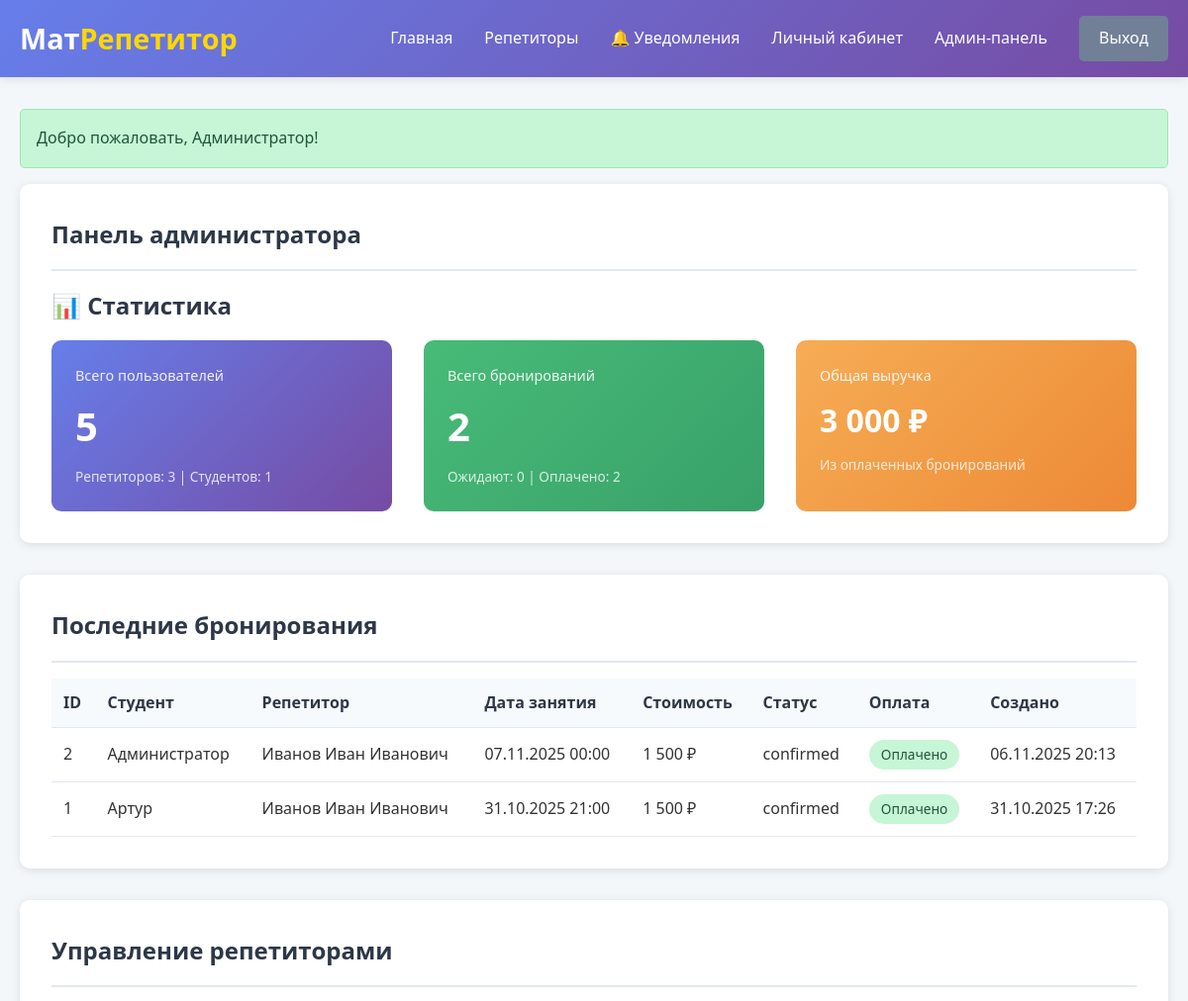
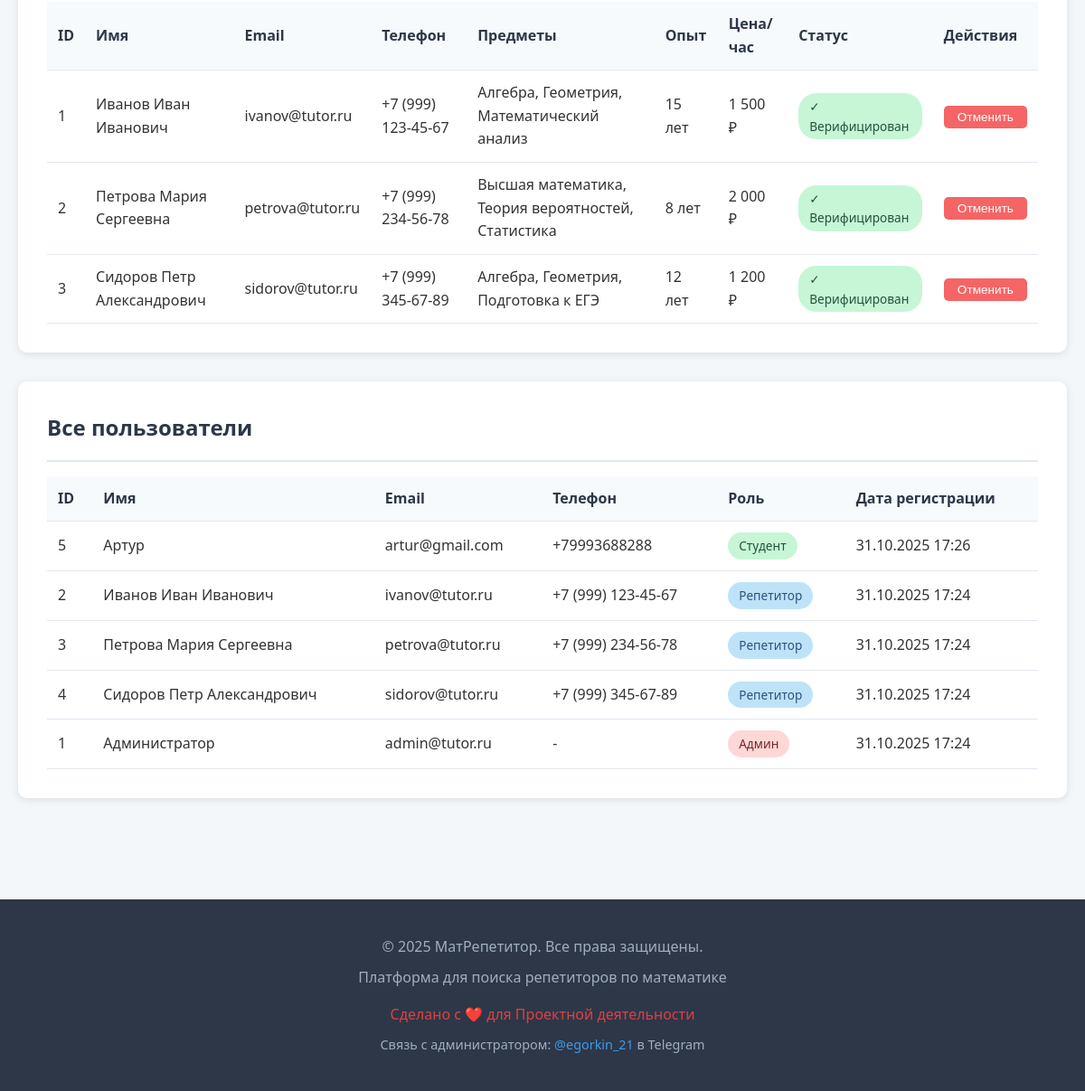
The page /admin (signed in) on the database its author committed (2 pictures, top to bottom).
### tables this page shows
CREATE TABLE tutors (
                id INTEGER PRIMARY KEY AUTOINCREMENT,
                user_id INTEGER NOT NULL,
                description TEXT,
                experience INTEGER DEFAULT 0, -- опыт в годах
                price_per_hour INTEGER DEFAULT 0, -- цена за час
                subjects TEXT, -- предметы через запятую
                rating REAL DEFAULT 5.0,
                photo TEXT,
                verified INTEGER DEFAULT 0, -- верификация админом (0 - не верифицирован, 1 - верифицирован)
                FOREIGN KEY (user_id) REFERENCES users(id)
            );

CREATE TABLE bookings (
                id INTEGER PRIMARY KEY AUTOINCREMENT,
                student_id INTEGER NOT NULL,
                tutor_id INTEGER NOT NULL,
                lesson_date DATETIME NOT NULL,
                duration INTEGER DEFAULT 60, -- длительность в минутах
                status TEXT DEFAULT 'pending', -- pending, confirmed, cancelled, completed
                price INTEGER NOT NULL,
                payment_status TEXT DEFAULT 'unpaid', -- unpaid, paid
                payment_id TEXT, -- ID платежа в ЮКассе
                created_at DATETIME DEFAULT CURRENT_TIMESTAMP,
                FOREIGN KEY (student_id) REFERENCES users(id),
                FOREIGN KEY (tutor_id) REFERENCES tutors(id)
            );

CREATE TABLE users (
                id INTEGER PRIMARY KEY AUTOINCREMENT,
                email TEXT UNIQUE NOT NULL,
                password TEXT NOT NULL,
                name TEXT NOT NULL,
                phone TEXT,
                role TEXT DEFAULT 'student', -- student, tutor, admin
                created_at DATETIME DEFAULT CURRENT_TIMESTAMP
            );

### includes/functions.php (called while the page is built, shortened)
<?php
function isLoggedIn() {
    return isset($_SESSION['user_id']);
}
function getCurrentUserId() {
    return $_SESSION['user_id'] ?? null;
}
function getCurrentUser() {
    global $conn;
    $stmt = $conn->prepare("SELECT * FROM users WHERE id = ?");
    $stmt->execute([getCurrentUserId()]);
    return $stmt->fetch(PDO::FETCH_ASSOC);
}
function isAdmin() {
    $user = getCurrentUser();
    return $user && $user['role'] === 'admin';
}
function e($string) {
    return htmlspecialchars($string, ENT_QUOTES, 'UTF-8');
}
function formatPrice($price) {
    return number_format($price, 0, ',', ' ') . ' ₽';
}
function formatDate($date) {
    return date('d.m.Y H:i', strtotime($date));
}

### pages/admin.php (the view, shortened to what this page needs)
<?php
if (!isAdmin()) {
    setFlash('error', 'Доступ запрещен');
    redirect('/');
}
$stats = [];
$stmt = $conn->query("SELECT COUNT(*) FROM users");
$stats['users_total'] = $stmt->fetchColumn();
$stmt = $conn->query("SELECT COUNT(*) FROM users WHERE role = 'tutor'");
$stats['tutors_count'] = $stmt->fetchColumn();
$stmt = $conn->query("SELECT COUNT(*) FROM users WHERE role = 'student'");
$stats['students_count'] = $stmt->fetchColumn();
$stmt = $conn->query("SELECT COUNT(*) FROM bookings");
$stats['bookings_total'] = $stmt->fetchColumn();
$stmt = $conn->query("SELECT COUNT(*) FROM bookings WHERE status = 'pending'");
$stats['bookings_pending'] = $stmt->fetchColumn();
$stmt = $conn->query("SELECT COUNT(*) FROM bookings WHERE payment_status = 'paid'");
$stats['bookings_paid'] = $stmt->fetchColumn();
$stmt = $conn->query("SELECT SUM(price) FROM bookings WHERE payment_status = 'paid'");
$stats['total_revenue'] = $stmt->fetchColumn() ?? 0;
$stmt = $conn->query("
    SELECT b.*,
           u1.name as student_name,
           u2.name as tutor_name
    FROM bookings b
    JOIN users u1 ON b.student_id = u1.id
    JOIN tutors t ON b.tutor_id = t.id
    JOIN users u2 ON t.user_id = u2.id
    ORDER BY b.created_at DESC
    LIMIT 10
");
$recentBookings = $stmt->fetchAll(PDO::FETCH_ASSOC);
$stmt = $conn->query("SELECT * FROM users ORDER BY created_at DESC");
$users = $stmt->fetchAll(PDO::FETCH_ASSOC);
$stmt = $conn->query("
    SELECT t.*, u.name, u.email, u.phone, u.created_at
    FROM tutors t
    JOIN users u ON t.user_id = u.id
    ORDER BY t.verified ASC, u.created_at DESC
");
$tutors = $stmt->fetchAll(PDO::FETCH_ASSOC);
include 'templates/header.php';
?>
<div class="card">
    <div class="card-header">
        <h1 class="card-title">Панель администратора</h1>
    </div>
    <h2 style="margin-bottom: 1rem; color: #2d3748;">📊 Статистика</h2>
    <div class="grid">
        <div style="
            padding: 1.5rem;
            background: linear-gradient(135deg, #667eea 0%, #764ba2 100%);
            color: white;
            border-radius: 10px;
        ">
            <div style="font-size: 0.9rem; opacity: 0.9; margin-bottom: 0.5rem;">
                Всего пользователей
            </div>
            <div style="font-size: 2.5rem; font-weight: bold;">
                <?= $stats['users_total'] ?>
            </div>
            <div style="font-size: 0.85rem; margin-top: 0.5rem; opacity: 0.8;">
                Репетиторов: <?= $stats['tutors_count'] ?> | Студентов: <?= $stats['students_count'] ?>
            </div>
        </div>
        <div style="
            padding: 1.5rem;
            background: linear-gradient(135deg, #48bb78 0%, #38a169 100%);
            color: white;
            border-radius: 10px;
        ">
            <div style="font-size: 0.9rem; opacity: 0.9; margin-bottom: 0.5rem;">
                Всего бронирований
            </div>
            <div style="font-size: 2.5rem; font-weight: bold;">
                <?= $stats['bookings_total'] ?>
            </div>
            <div style="font-size: 0.85rem; margin-top: 0.5rem; opacity: 0.8;">
                Ожидают: <?= $stats['bookings_pending'] ?> | Оплачено: <?= $stats['bookings_paid'] ?>
            </div>
        </div>
        <div style="
            padding: 1.5rem;
            background: linear-gradient(135deg, #f6ad55 0%, #ed8936 100%);
            color: white;
            border-radius: 10px;
        ">
            <div style="font-size: 0.9rem; opacity: 0.9; margin-bottom: 0.5rem;">
                Общая выручка
            </div>
            <div style="font-size: 2rem; font-weight: bold;">
                <?= formatPrice($stats['total_revenue']) ?>
            </div>
            <div style="font-size: 0.85rem; margin-top: 0.5rem; opacity: 0.8;">
                Из оплаченных бронирований
            </div>
        </div>
    </div>
</div>
<div class="card">
    <div class="card-header">
        <h2 class="card-title">Последние бронирования</h2>
    </div>
    <?php if (empty($recentBookings)): ?>
        <p style="text-align: center; padding: 2rem; color: #718096;">
            Бронирований пока нет
        </p>
    <?php else: ?>
        <table class="table">
            <thead>
                <tr>
                    <th>ID</th>
                    <th>Студент</th>
                    <th>Репетитор</th>
                    <th>Дата занятия</th>
                    <th>Стоимость</th>
                    <th>Статус</th>
                    <th>Оплата</th>
                    <th>Создано</th>
                </tr>
            </thead>
            <tbody>
                <?php foreach ($recentBookings as $booking): ?>
                    <tr>
                        <td><?= $booking['id'] ?></td>
                        <td><?= e($booking['student_name']) ?></td>
                        <td><?= e($booking['tutor_name']) ?></td>
                        <td><?= formatDate($booking['lesson_date']) ?></td>
                        <td><?= formatPrice($booking['price']) ?></td>
                        <td>
                            <?php
                            $statusLabels = [
                                'pending' => '<span class="badge badge-warning">Ожидает</span>',
                                'confirmed' => '<span class="badge badge-success">Подтверждено</span>',
                                'cancelled' => '<span class="badge badge-danger">Отменено</span>',
                                'completed' => '<span class="badge badge-info">Завершено</span>'
                            ];
                            echo $statusLabels[$booking['status']] ?? $booking['status'];
                            ?>
                        </td>
                        <td>
                            <?php if ($booking['payment_status'] === 'paid'): ?>
                                <span class="badge badge-success">Оплачено</span>
                            <?php else: ?>
                                <span class="badge badge-warning">Не оплачено</span>
                            <?php endif; ?>
                        </td>
                        <td><?= formatDate($booking['created_at']) ?></td>
                    </tr>
                <?php endforeach; ?>
            </tbody>
        </table>
    <?php endif; ?>
</div>
<div class="card">
    <div class="card-header">
        <h2 class="card-title">Управление репетиторами</h2>
    </div>
    <?php if (empty($tutors)): ?>
        <p style="text-align: center; padding: 2rem; color: #718096;">
            Репетиторов пока нет
        </p>
    <?php else: ?>
        <table class="table">
            <thead>
                <tr>
                    <th>ID</th>
                    <th>Имя</th>
                    <th>Email</th>
                    <th>Телефон</th>
                    <th>Предметы</th>
                    <th>Опыт</th>
                    <th>Цена/час</th>
                    <th>Статус</th>
                    <th>Действия</th>
                </tr>
            </thead>
            <tbody>
                <?php foreach ($tutors as $tutor): ?>
                    <tr style="<?= $tutor['verified'] ? '' : 'background-color: #fff9e6;' ?>">
                        <td><?= $tutor['id'] ?></td>
                        <td><?= e($tutor['name']) ?></td>
                        <td><?= e($tutor['email']) ?></td>
                        <td><?= e($tutor['phone'] ?? '-') ?></td>
                        <td><?= e($tutor['subjects']) ?></td>
                        <td><?= $tutor['experience'] ?> лет</td>
                        <td><?= formatPrice($tutor['price_per_hour']) ?></td>
                        <td>
                            <?php if ($tutor['verified']): ?>
                                <span class="badge badge-success">✓ Верифицирован</span>
                            <?php else: ?>
                                <span class="badge badge-warning">⏳ На проверке</span>
                            <?php endif; ?>
                        </td>
                        <td>
                            <form method="POST" style="display: inline;">
                                <button
                                    type="submit"
                                    name="verify_tutor"
                                    class="btn <?= $tutor['verified'] ? 'btn-danger' : 'btn-success' ?>"
                                    style="padding: 5px 15px; font-size: 0.85rem;"
                                >
                                    <?= $tutor['verified'] ? 'Отменить' : 'Верифицировать' ?>
                                </button>
                            </form>
                        </td>
                    </tr>
                <?php endforeach; ?>
            </tbody>
        </table>
    <?php endif; ?>
</div>
<div class="card">
    <div class="card-header">
        <h2 class="card-title">Все пользователи</h2>
    </div>
    <table class="table">
        <thead>
            <tr>
                <th>ID</th>
                <th>Имя</th>
                <th>Email</th>
                <th>Телефон</th>
                <th>Роль</th>
                <th>Дата регистрации</th>
            </tr>
        </thead>
        <tbody>
            <?php foreach ($users as $user): ?>
                <tr>
                    <td><?= $user['id'] ?></td>
                    <td><?= e($user['name']) ?></td>
                    <td><?= e($user['email']) ?></td>
                    <td><?= e($user['phone'] ?? '-') ?></td>
                    <td>
                        <?php if ($user['role'] === 'admin'): ?>
                            <span class="badge badge-danger">Админ</span>
                        <?php elseif ($user['role'] === 'tutor'): ?>
                            <span class="badge badge-info">Репетитор</span>
                        <?php else: ?>
                            <span class="badge badge-success">Студент</span>
                        <?php endif; ?>
                    </td>
                    <td><?= formatDate($user['created_at']) ?></td>
                </tr>
            <?php endforeach; ?>
        </tbody>
    </table>
</div>
<?php include 'templates/footer.php'; ?>

### templates/header.php (style rules this page uses)
* { margin: 0; padding: 0; box-sizing: border-box; }
body { font-family: 'Segoe UI', Tahoma, Geneva, Verdana, sans-serif; line-height: 1.6; color: #333; background: #f4f7f9; }
.btn { display: inline-block; padding: 10px 20px; border-radius: 5px; text-decoration: none; transition: all 0.3s; cursor: pointer; border: none; font-size: 1rem; }
.btn-danger { background: #f56565; color: white; }
.card { background: white; border-radius: 10px; padding: 2rem; box-shadow: 0 2px 10px rgba(0,0,0,0.1); margin-bottom: 2rem; }
.card-header { border-bottom: 2px solid #e2e8f0; padding-bottom: 1rem; margin-bottom: 1rem; }
.card-title { font-size: 1.5rem; color: #2d3748; }
.grid { display: grid; grid-template-columns: repeat(auto-fill, minmax(300px, 1fr)); gap: 2rem; }
.table { width: 100%; border-collapse: collapse; }
.table th, .table td { padding: 12px; text-align: left; border-bottom: 1px solid #e2e8f0; }
.table th { background: #f7fafc; font-weight: 600; color: #2d3748; }
.badge { display: inline-block; padding: 4px 12px; border-radius: 20px; font-size: 0.85rem; font-weight: 500; }
.badge-success { background: #c6f6d5; color: #22543d; }
.badge-danger { background: #fed7d7; color: #742a2a; }
.badge-info { background: #bee3f8; color: #2c5282; }

### rows shown on the page
tutors: rating "5", user "3", verified "1", id "2", user.name "Петрова Мария Сергеевна", user.email "petrova@tutor.ru", user.phone "+7 (999) 234-56-78", subjects "Высшая математика, Теория вероятностей, Статистика", experience "8", price_per_hour "2 000 ₽", shows "✓ Верифицирован", shows "Отменить"
bookings: id "2", student_name "Администратор", tutor_name "Иванов Иван Иванович", lesson_date "07.11.2025 00:00", price "1 500 ₽", status "confirmed", payment_status "Оплачено", created_at "06.11.2025 20:13"
bookings: id "1", student_name "Артур", tutor_name "Иванов Иван Иванович", lesson_date "31.10.2025 21:00", price "1 500 ₽", status "confirmed", payment_status "Оплачено", created_at "31.10.2025 17:26"
tutors: id "1", user.name "Иванов Иван Иванович", user.email "ivanov@tutor.ru", user.phone "+7 (999) 123-45-67", subjects "Алгебра, Геометрия, Математический анализ", experience "15", price_per_hour "1 500 ₽", verified "✓ Верифицирован"
tutors: id "3", user.name "Сидоров Петр Александрович", user.email "sidorov@tutor.ru", user.phone "+7 (999) 345-67-89", subjects "Алгебра, Геометрия, Подготовка к ЕГЭ", experience "12", price_per_hour "1 200 ₽", verified "✓ Верифицирован"
users: id "5", name "Артур", email "artur@gmail.com", phone "+79993688288", role "Студент", created_at "31.10.2025 17:26"
users: id "2", name "Иванов Иван Иванович", email "ivanov@tutor.ru", phone "+7 (999) 123-45-67", role "Репетитор", created_at "31.10.2025 17:24"
users: id "3", name "Петрова Мария Сергеевна", email "petrova@tutor.ru", phone "+7 (999) 234-56-78", role "Репетитор", created_at "31.10.2025 17:24"
users: id "4", name "Сидоров Петр Александрович", email "sidorov@tutor.ru", phone "+7 (999) 345-67-89", role "Репетитор", created_at "31.10.2025 17:24"
users: id "1", name "Администратор", email "admin@tutor.ru", phone "-", role "Админ", created_at "31.10.2025 17:24"

### other values the page prints
$flash['message'] "Добро пожаловать, Администратор!"
$stats['bookings_pending'] "0"
formatPrice($stats['total_revenue']) "3 000 ₽"
